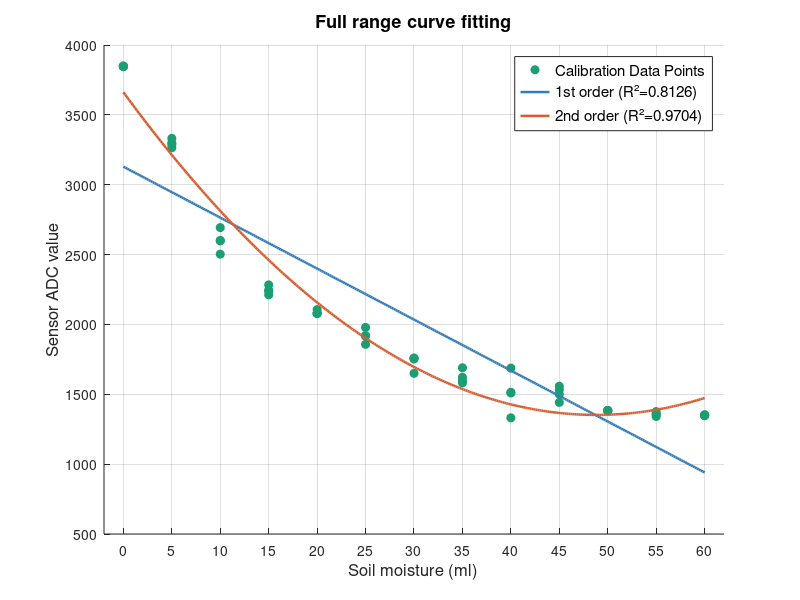

Write MATLAB code to recreate this figure.
%%
ml = [0, 5, 10, 15, 20, 25, 30, 35, 40, 45, 50, 55, 60]';
adc_set1 = [3847.72, 3298.15, 2598.20, 2242.15, 2080.62, 1919.09, 1757.56, ...
            1596.04, 1509.30, 1499.82, 1382.95, 1358.68, 1350.32]';
adc_set2 = [3845.56, 3289.1, 2601.3, 2240.87, 2076.97, 1917.5, 1759.6,  ...
            1621.43, 1514.49, 1531.25, 1384.6, 1355.31, 1347.53]';
adc_set3 = [3850.20, 3264.65, 2503.15, 2282.80, 2080.50, 1978.30, 1752.30, ...
            1689.65, 1687.35, 1557.70, 1384.55, 1376.20, 1353.75]';
adc_set4 = [3845.25, 3331.65, 2693.25, 2211.85, 2106.25, 1857.35, 1650.05, ...
            1581.90, 1331.25, 1441.95, 1381.35, 1341.15, 1346.90]';

% Combine into single vectors
mask    = ml >= 15 & ml <= 35;
%ml_all  = [ml(mask); ml(mask); ml(mask); ml(mask)];
%adc_all = [adc_set1(mask); adc_set2(mask); adc_set3(mask); adc_set4(mask)];
ml_all  = [ml; ml; ml; ml];
adc_all = [adc_set1; adc_set2; adc_set3; adc_set4];

ml_fine = linspace(0, 60, 300)';

% Fit
p1 = polyfit(ml_all, adc_all, 1);
p2 = polyfit(ml_all, adc_all, 2);

% R²
ss_tot = sum((adc_all - mean(adc_all)).^2);
r2 = @(p) 1 - sum((adc_all - polyval(p, ml_all)).^2) / ss_tot;

figure;
hold on;

plot(ml_all, adc_all, 'o', 'Color', [0.11 0.62 0.46], ...
    'MarkerFaceColor', [0.11 0.62 0.46], 'MarkerSize', 6, ...
    'DisplayName', 'Calibration Data Points');

plot(ml_fine, polyval(p1, ml_fine), '-', 'Color', [0.21 0.49 0.72], ...
    'LineWidth', 1.8, 'DisplayName', sprintf('1st order (R²=%.4f)', r2(p1)));

plot(ml_fine, polyval(p2, ml_fine), '-', 'Color', [0.84 0.37 0.19], ...
    'LineWidth', 1.8, 'DisplayName', sprintf('2nd order (R²=%.4f)', r2(p2)));

hold off;
xlabel('Soil moisture (ml)', 'FontSize', 12);
ylabel('Sensor ADC value',   'FontSize', 12);
title('Full range curve fitting', 'FontSize', 13);
legend('Location', 'northeast', 'FontSize', 11);
grid on;
xlim([-2, 62]);
set(gca, 'XTick', 0:5:60);

fprintf('\n--- Polynomial fit coefficients ---\n\n');
fprintf('1st order: ADC = %.4f * ml + %.4f\n', p1(1), p1(2));
fprintf('2nd order: ADC = %.4f * ml^2 + %.4f * ml + %.4f\n', p2(1), p2(2), p2(3));
